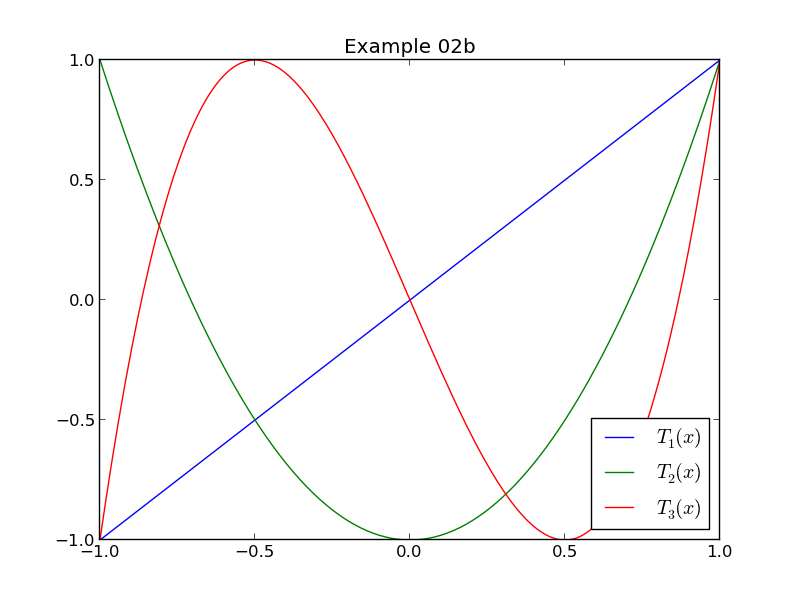

Recreate this plot in Python.
import matplotlib.pyplot as pyplot

# plotdata is a local module for our convenience
import plotdata

# Plot y against x
pyplot.plot(plotdata.data02x, plotdata.data02ya, label='$T_{1}(x)$')
pyplot.plot(plotdata.data02x, plotdata.data02yb, label='$T_{2}(x)$')
pyplot.plot(plotdata.data02x, plotdata.data02yc, label='$T_{3}(x)$')

# Set a legend
pyplot.legend(loc='lower right')

# Set a title
pyplot.title('Example 02b')

pyplot.savefig('example02b.png')
